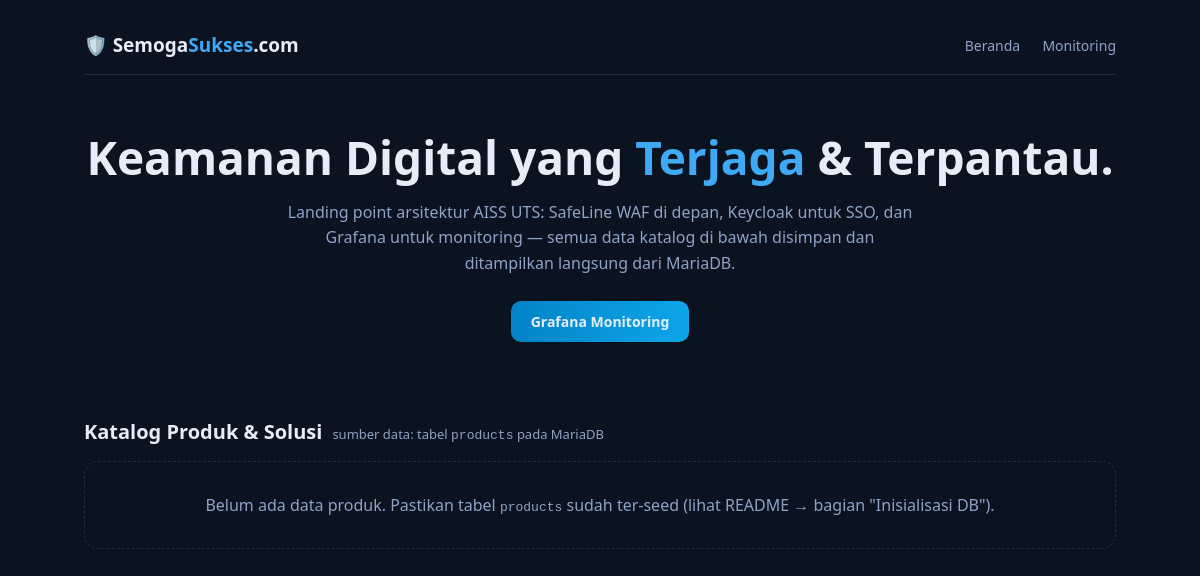
The app's page /, older data.
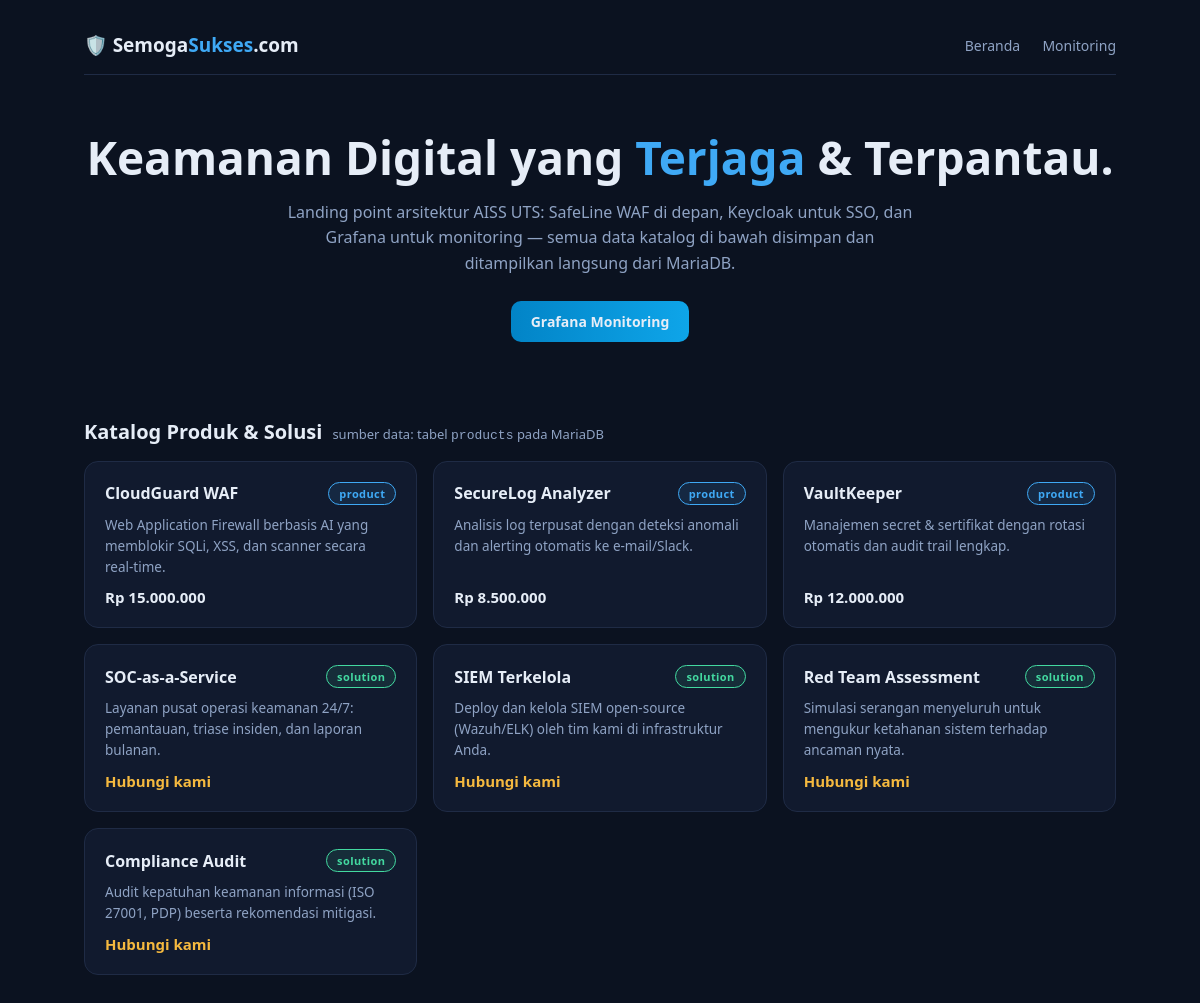
The same page, newer data.
### tables this page shows
CREATE TABLE IF NOT EXISTS products (
  id INT UNSIGNED AUTO_INCREMENT PRIMARY KEY,
  name VARCHAR(150) NOT NULL,
  category ENUM('product','solution') NOT NULL DEFAULT 'product',
  description TEXT,
  price DECIMAL(12,2) NULL,
  is_active TINYINT(1) NOT NULL DEFAULT 1,
  created_at TIMESTAMP NOT NULL DEFAULT CURRENT_TIMESTAMP
);

### www/index.php (called while the page is built, shortened)
<?php
require __DIR__ . '/config.php';
require __DIR__ . '/views/landing.php';

### www/config.php (called while the page is built, shortened)
<?php
function h(string $s): string
{
    return htmlspecialchars($s, ENT_QUOTES, 'UTF-8');
}

### www/views/landing.php (the view, shortened to what this page needs)
<?php
require_once __DIR__ . '/../config.php';
$db = DB::tryConn();
$products = [];
if ($db !== null) {
    try {
        $products = $db->query(
            'SELECT name, category, description, price FROM products WHERE is_active = 1 ORDER BY id'
        )->fetchAll();
    } catch (Throwable $e) {
        $products = [];
    }
}
function format_price(mixed $price): string
{
    if ($price === null || $price === '') {
        return 'Hubungi kami';
    }
    return 'Rp ' . number_format((float) $price, 0, ',', '.');
}
?>
<!DOCTYPE html>
<html lang="id">
<head>
</head>
<body>
<div class="wrap">
  <nav class="nav">
    <div class="logo">🛡️ Semoga<span>Sukses</span>.com</div>
    <div>
      <a href="/">Beranda</a>
      <a href="https://monitor.semogasukses.com">Monitoring</a>
    </div>
  </nav>
  <section class="hero">
    <h1>Keamanan Digital yang <em>Terjaga</em> &amp; Terpantau.</h1>
    <p>Landing point arsitektur AISS UTS: SafeLine WAF di depan, Keycloak untuk SSO, dan Grafana untuk monitoring — semua data katalog di bawah disimpan dan ditampilkan langsung dari MariaDB.</p>
    <div class="links">
      <a class="btn primary" href="https://monitor.semogasukses.com">Grafana Monitoring</a>
    </div>
  </section>
  <div class="section-title">
    <h2>Katalog Produk &amp; Solusi</h2>
    <span>sumber data: tabel <code>products</code> pada MariaDB</span>
  </div>
  <?php if (empty($products)): ?>
    <div class="empty">Belum ada data produk. Pastikan tabel <code>products</code> sudah ter-seed (lihat README → bagian "Inisialisasi DB").</div>
  <?php else: ?>
  <section class="grid">
    <?php foreach ($products as $p): ?>
    <div class="card">
      <div class="row-top">
        <h3><?= h($p['name']) ?></h3>
        <span class="badge <?= $p['category'] === 'solution' ? 'solution' : 'product' ?>"><?= h($p['category']) ?></span>
      </div>
      <p><?= h($p['description']) ?></p>
      <div class="price <?= $p['price'] === null || $p['price'] === '' ? 'ask' : '' ?>"><?= h(format_price($p['price'])) ?></div>
    </div>
    <?php endforeach; ?>
  </section>
  <?php endif; ?>
</div>
</body>
</html>

### www/views/landing.php (style rules this page uses)
:root { --bg:#0b1220; --panel:#111a2e; --border:#1f2b45; --text:#e6edf7; --muted:#8fa3c4; --accent:#3fa9f5; --green:#43d9a0; --amber:#f5b93f; --red:#f87171; }
* { box-sizing:border-box; margin:0; padding:0; }
body { background:var(--bg); color:var(--text); font-family:"Segoe UI",system-ui,sans-serif; min-height:100vh; padding-bottom:24px; }
.wrap { max-width:1080px; margin:0 auto; padding:32px 24px; }
.nav { display:flex; justify-content:space-between; align-items:center; border-bottom:1px solid var(--border); padding-bottom:16px; flex-wrap:wrap; gap:10px; }
.logo { font-size:19px; font-weight:700; }
.logo span { color:var(--accent); }
.nav a { color:var(--muted); text-decoration:none; font-size:14px; margin-left:18px; }
.hero { padding:56px 0 36px; text-align:center; }
.hero h1 { font-size:clamp(28px, 5vw, 46px); line-height:1.15; }
.hero h1 em { color:var(--accent); font-style:normal; }
.hero p { color:var(--muted); max-width:640px; margin:16px auto 0; font-size:16px; line-height:1.6; }
.hero .links { margin-top:24px; display:flex; justify-content:center; gap:12px; flex-wrap:wrap; }
.btn { display:inline-block; border-radius:10px; padding:11px 20px; font-size:14px; font-weight:600; text-decoration:none; border:1px solid var(--border); color:var(--text); background:var(--panel); transition:.2s; }
.btn.primary { background:linear-gradient(90deg,#0284c7,#0ea5e9); border:none; }
.section-title { margin:40px 0 16px; display:flex; align-items:baseline; gap:10px; }
.section-title h2 { font-size:20px; }
.section-title span { color:var(--muted); font-size:13px; }
.grid { display:grid; grid-template-columns:repeat(auto-fill,minmax(280px,1fr)); gap:16px; }
.card { background:var(--panel); border:1px solid var(--border); border-radius:14px; padding:20px; display:flex; flex-direction:column; gap:10px; transition:.2s; }
.card .row-top { display:flex; justify-content:space-between; align-items:center; gap:8px; }
.card h3 { font-size:16px; }
.badge { font-size:11px; font-weight:700; padding:3px 10px; border-radius:999px; letter-spacing:.4px; }
.badge.product { color:var(--accent); border:1px solid var(--accent); background:rgba(63,169,245,.1); }
.badge.solution { color:var(--green); border:1px solid var(--green); background:rgba(67,217,160,.1); }
.card p { color:var(--muted); font-size:13.5px; line-height:1.55; flex:1; }
.card .price { font-weight:700; color:var(--text); font-size:15px; }
.card .price.ask { color:var(--amber); }
.empty { color:var(--muted); text-align:center; padding:32px; border:1px dashed var(--border); border-radius:14px; }

Row changes from the older to the newer data that the page shows:
added products: name "CloudGuard WAF", category "product", description "Web Application Firewall berbasis AI yang memblokir SQLi, XSS, dan scanner secara real-time.", price "Rp 15.000.000"
added products: name "SecureLog Analyzer", category "product", description "Analisis log terpusat dengan deteksi anomali dan alerting otomatis ke e-mail/Slack.", price "Rp 8.500.000"
added products: name "VaultKeeper", category "product", description "Manajemen secret & sertifikat dengan rotasi otomatis dan audit trail lengkap.", price "Rp 12.000.000"
added products: name "SOC-as-a-Service", category "solution", description "Layanan pusat operasi keamanan 24/7: pemantauan, triase insiden, dan laporan bulanan.", price "Hubungi kami"
added products: name "SIEM Terkelola", category "solution", description "Deploy dan kelola SIEM open-source (Wazuh/ELK) oleh tim kami di infrastruktur Anda.", price "Hubungi kami"
added products: name "Red Team Assessment", category "solution", description "Simulasi serangan menyeluruh untuk mengukur ketahanan sistem terhadap ancaman nyata.", price "Hubungi kami"
added products: name "Compliance Audit", category "solution", description "Audit kepatuhan keamanan informasi (ISO 27001, PDP) beserta rekomendasi mitigasi.", price "Hubungi kami"
Text that changed along with them:
text no longer shown: "Belum ada data produk. Pastikan tabel products sudah ter-seed (lihat README → bagian \"Inisialisasi DB\")."
